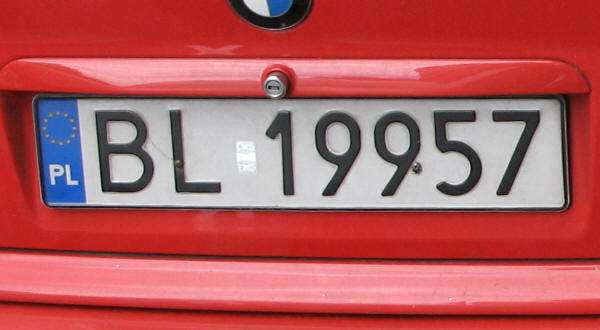
#> input picture uploads/test.jpg, 600 x 330 px
$ python -i image_processing.py   (imports and definitions only)
#> lines starting #> are read from the running program, lines starting #| are printed output that depends on the picture; after the words box and inside, x2 and y2 are one past the last pixel; in counts of white or black regions, pixels touching at a corner belong together
#> further down, picture is the input picture: shape (330, 600, 3); mean B, G, R 93.5, 90.8, 179.4
import os
import cv2
import numpy as np
from skimage.transform import rotate
from deskew import determine_skew


def prepare_images(image_path):
    """
    Prepares the uploaded image for processing.

    Args:
        uploaded_file: The uploaded file object containing the image.
        image_dir: Directory path where the uploaded image is stored.

    Returns:
        Tuple containing two numpy arrays:
            - image_copy: A copy of the uploaded image.
            - image: The uploaded image in RGB format.
    """
    # Load the image
    image = cv2.imread(image_path, cv2.IMREAD_COLOR)
    if image is None:
        raise FileNotFoundError(f"Failed to load image at path: {image_path}")
    # Convert image to RGB format
    image = cv2.cvtColor(image, cv2.COLOR_BGR2RGB)
    image_copy = image.copy()
    return image_copy, image


def preprocess_image_for_ocr(image):
    removed_noise_image = remove_noise(image)
    contrast = increase_contrast(removed_noise_image)
    gray = cv2.cvtColor(contrast, cv2.COLOR_BGR2GRAY)
    thresholded_image = thresholding(gray)
    # TODO - Implement deskewing
    # deskewed_image = deskew(thresholded_image)
    return thresholded_image


def increase_contrast(img):
    lab = cv2.cvtColor(img, cv2.COLOR_BGR2LAB)
#> lab: shape (330, 600, 3); mean of channels 0, 1, 2 130.6, 163.3, 147.7
    l_channel, a, b = cv2.split(lab)
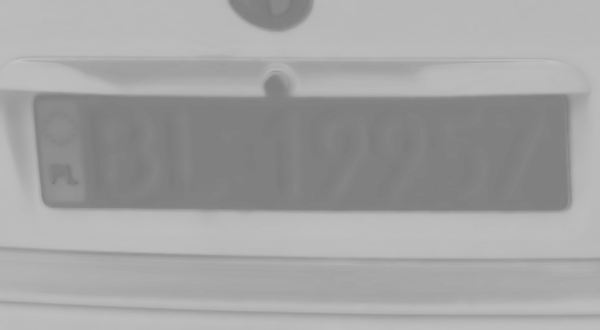
#> a: shape (330, 600); min 120, max 196, mean 163.3
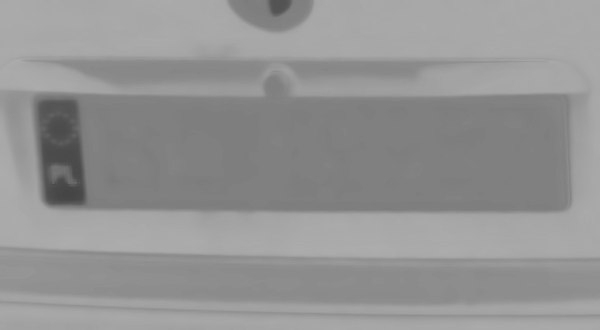
#> b: shape (330, 600); min 68, max 173, mean 147.7

    # Applying CLAHE to L-channel
    # feel free to try different values for the limit and grid size:
    clahe = cv2.createCLAHE(clipLimit=2.0, tileGridSize=(8, 8))
    cl = clahe.apply(l_channel)
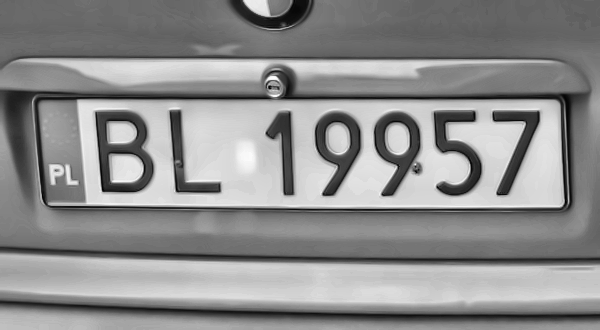
#> cl: shape (330, 600); min 1, max 254, mean 140.5

    # merge the CLAHE enhanced L-channel with the a and b channel
    limg = cv2.merge((cl, a, b))
#> limg: shape (330, 600, 3); mean of channels 0, 1, 2 140.5, 163.3, 147.7

    # Converting image from LAB Color model to BGR color space
    enhanced_img = cv2.cvtColor(limg, cv2.COLOR_LAB2BGR)
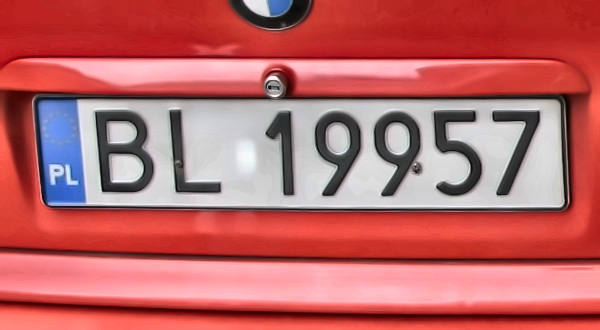
#> enhanced_img: shape (330, 600, 3); mean B, G, R 102.7, 101.8, 188.7

    # Stacking the original image with the enhanced image
    result = np.hstack((img, enhanced_img))
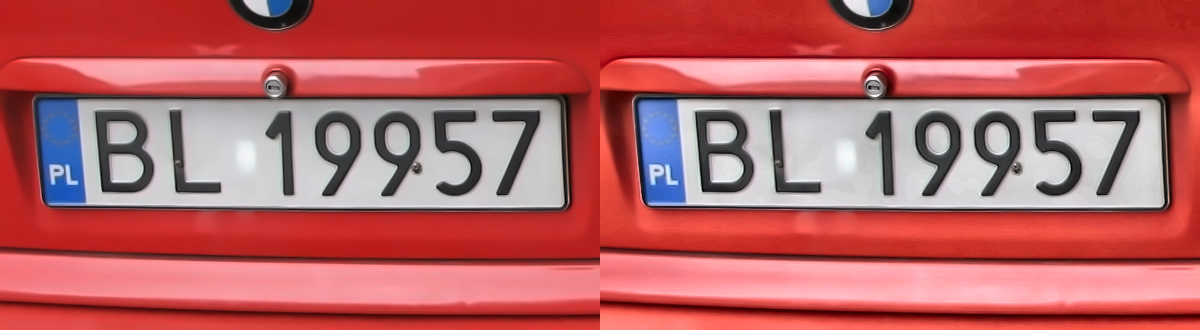
#> result: shape (330, 1200, 3); mean B, G, R 97.8, 96.1, 184
#> in preprocess_image_for_ocr, `gray = cv2.cvtColor(contrast, cv2.COLOR_BGR2GRAY)`:
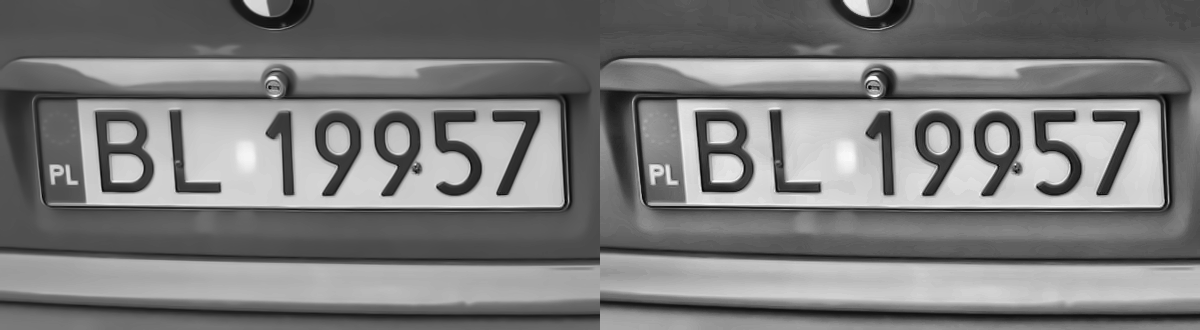
#> gray: shape (330, 1200); min 1, max 254, mean 122.6
    return result


def remove_noise(image):
    # Apply denoising
    return cv2.fastNlMeansDenoisingColored(image, None, 10, 10, 7, 15)


def thresholding(image):
    return cv2.threshold(image, 127, 255, cv2.THRESH_BINARY + cv2.THRESH_OTSU)[1]
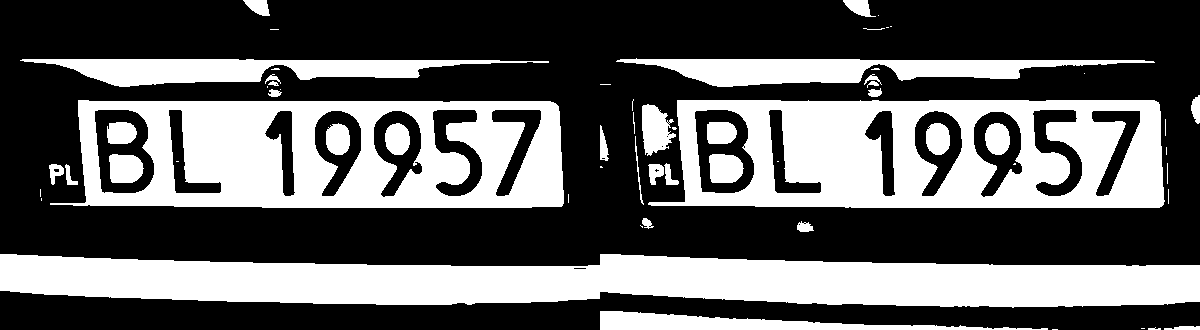
#> returned value: shape (330, 1200); 37.6% white; 62 white regions (25 under 20 px), largest, box (x1, y1, x2, y2) and area: (0, 254, 1200, 308) 47811, (648, 100, 1165, 208) 36560, (50, 100, 564, 208) 35925

>>> import cv2
>>> picture = cv2.imread('../uploads/test.jpg')
>>> result = preprocess_image_for_ocr(picture)

$ run again, on uploads/maltese.jpg
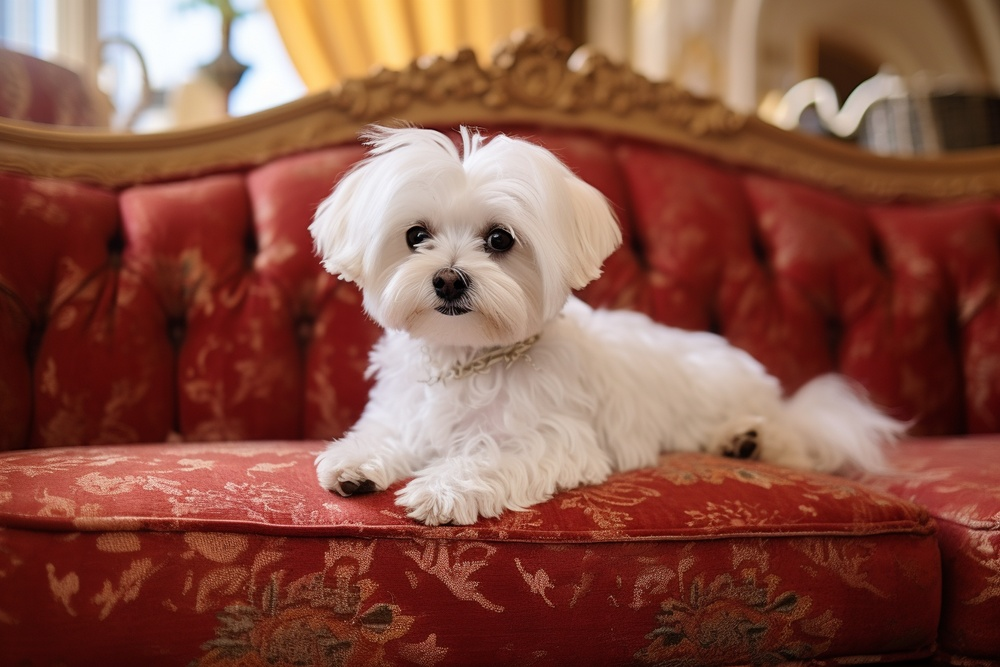
#> input picture uploads/maltese.jpg, 1000 x 667 px, shrunk from 1344 x 896 before the run
#> picture is the input picture: shape (667, 1000, 3); mean B, G, R 68.7, 83.1, 135.4
#> lab: shape (667, 1000, 3); mean of channels 0, 1, 2 103.7, 149.2, 147.8
#> limg: shape (667, 1000, 3); mean of channels 0, 1, 2 117.4, 149.2, 147.8
#> in thresholding, `return cv2.threshold(image, 127, 255, cv2.THRESH_BINARY + cv2.THRESH_O..`:
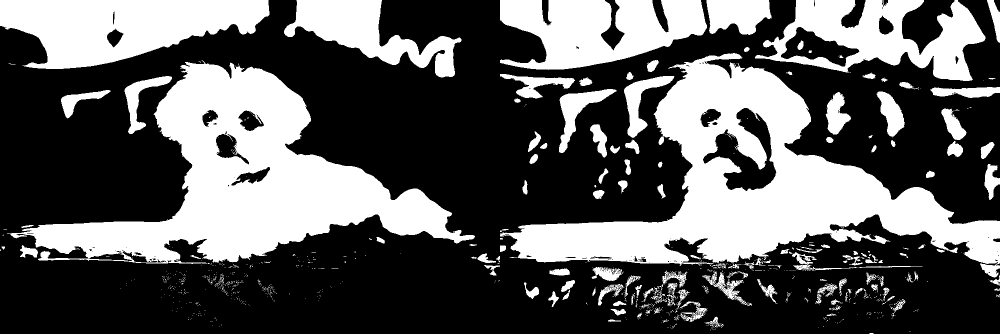
#> returned value: shape (667, 2000) (shown at 1/2 size); 36.5% white; 1019 white regions (870 under 20 px), largest, box (x1, y1, x2, y2) and area: (1000, 106, 2000, 555) 146208, (14, 120, 950, 528) 135795, (0, 0, 539, 138) 48646
